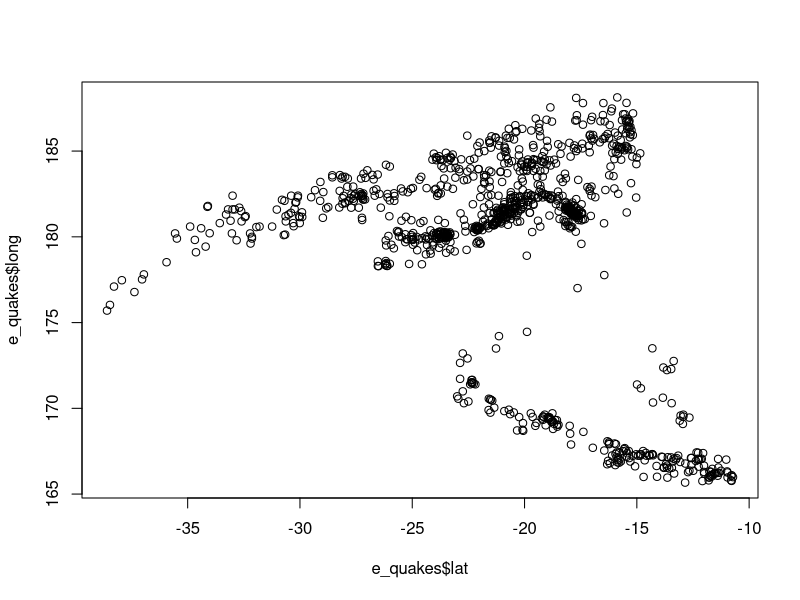
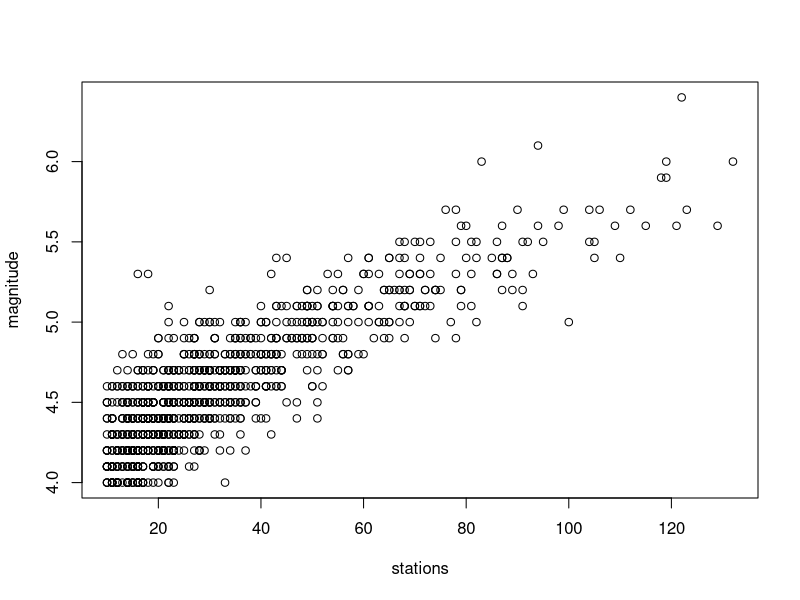
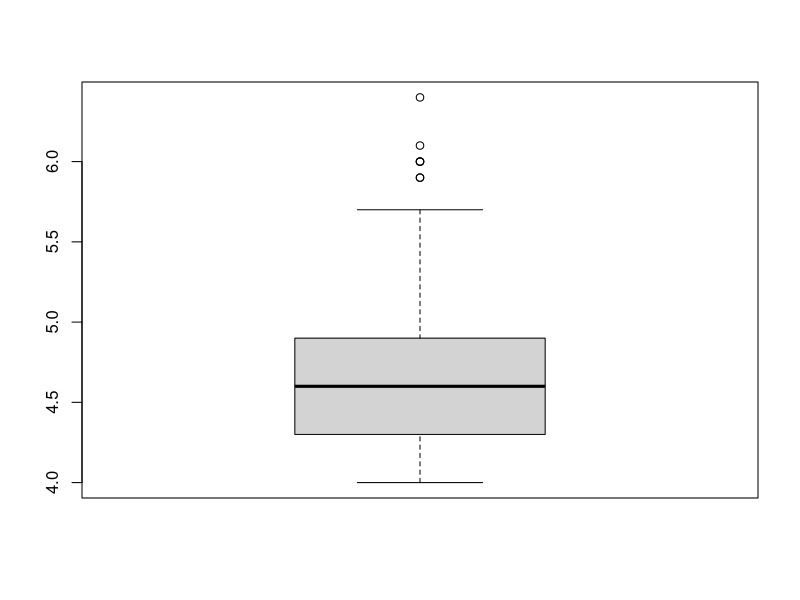
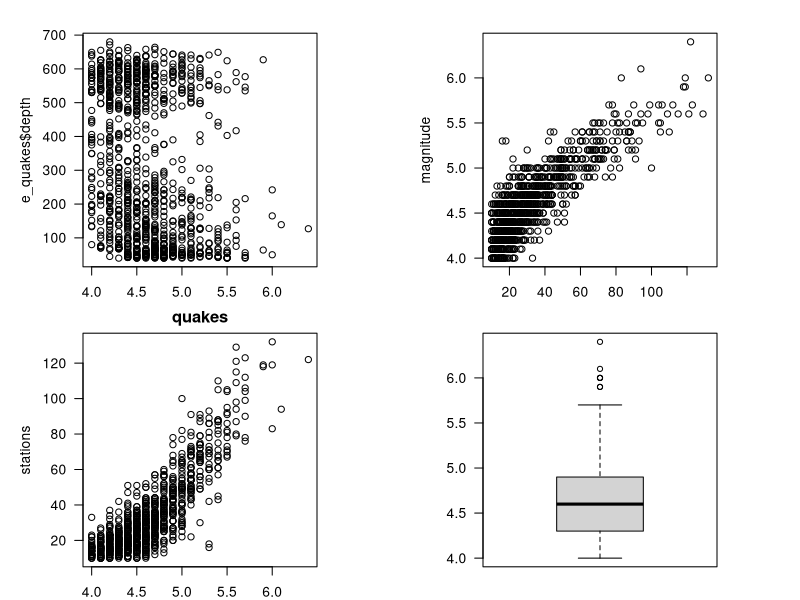
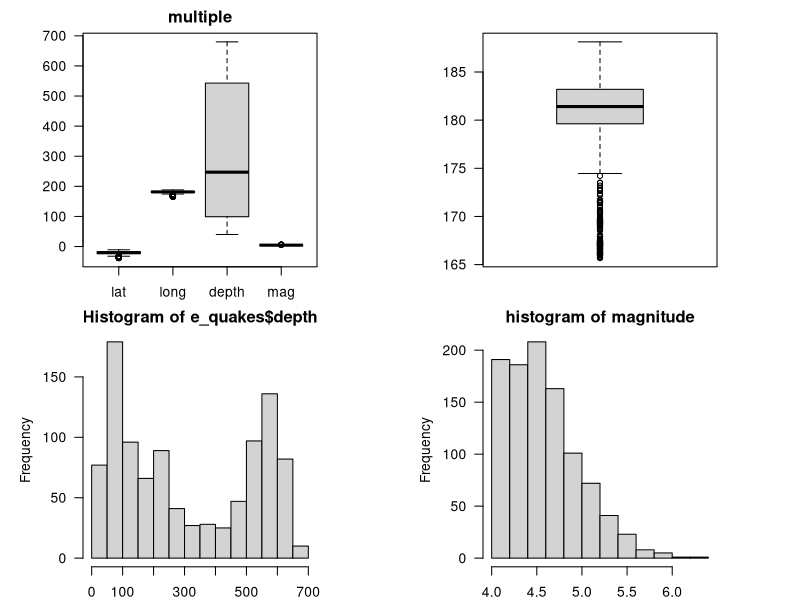

Write R code to recreate these figures, in order.
e_quakes = datasets::quakes

summary(e_quakes) #summary of entire e_quakes

summary(e_quakes$lat) #summary of lat column

data.frame(e_quakes$lat,e_quakes$long) #extracting 2 columns

head(e_quakes) #first 5 rows

tail(e_quakes)  #last 5 rows

e_quakes$depth #elements in the column

e_quakes

plot(e_quakes$lat,e_quakes$long)

plot(e_quakes$stations,e_quakes$mag, xlab = 'stations', ylab = 'magnitude')

boxplot(e_quakes$mag)

par(mfrow=c(2,2), mar=c(2,5,2,5), las=1, bty='o')

plot(e_quakes$mag,e_quakes$depth)

plot(e_quakes$stations,e_quakes$mag, xlab = 'stations', ylab = 'magnitude')

e_quakes$stations

plot(e_quakes$mag,e_quakes$stations, xlab = 'magnitude', ylab = 'stations' , main = 'quakes')

boxplot(e_quakes$mag)

boxplot(e_quakes[,1:4], main = 'multiple')

boxplot(e_quakes$long)

hist(e_quakes$depth)

hist(e_quakes$mag, main = 'histogram of magnitude')

